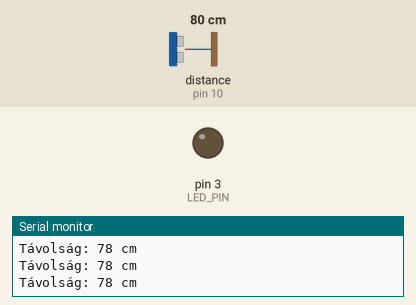
Recording of a sketch running on a simulated Arduino Uno, built with avr-gcc and run on an emulated ATmega328P. Shown: output pins drawn as LEDs (lit = HIGH), the last lines printed to the serial monitor. Wiring (inferred from the names in the program): ultrasonic range finder: trigger pin 9; echo pin 10. The test bench sets the inputs (shaded band); at power-on: distance to the obstacle (sensor on pin 10) 80 cm. The echo pulse lasts 58.3 µs per cm; pins used as bus, display or sensor lines are not drawn.

Above: at 1.3 s.
1.4 s: distance to the obstacle (sensor on pin 10) set to 23 cm
2.9 s: distance to the obstacle (sensor on pin 10) set to 18 cm
At 4.2 s:
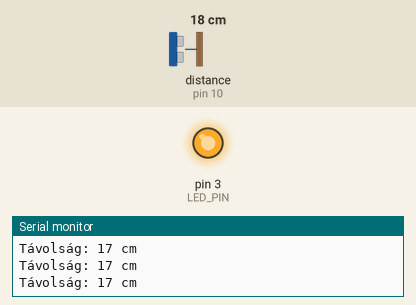
4.5 s: distance to the obstacle (sensor on pin 10) set to 35 cm
At 5.7 s:
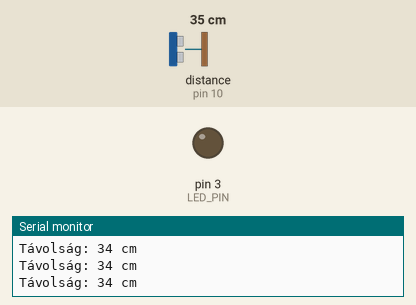
6.0 s: distance to the obstacle (sensor on pin 10) set to 2 cm
At 7.2 s:
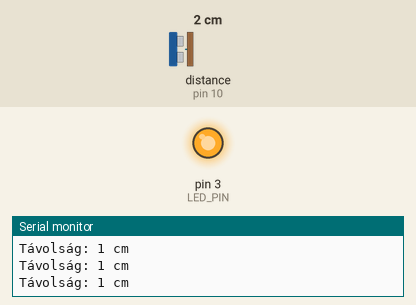
Timing chart, 0 to 8.5 s (numbered marks = the images above; inputs shaded):
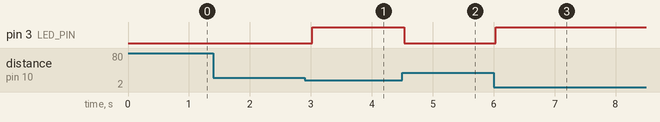

Measured:
- the behaviour switches between 21 and 20 cm on distance to the obstacle (sensor on pin 10) (found by bisection; images 0 and 1)
- after the input at 2.9 s, pin 3 (LED_PIN): LOW → HIGH after 0.12 s
- after the input at 4.5 s, pin 3 (LED_PIN): HIGH → LOW at once
- after the input at 6.0 s, pin 3 (LED_PIN): LOW → HIGH at once

The sketch:

distancesensor_CSG.ino
```cpp
#define TRIG_PIN 9
#define ECHO_PIN 10
#define LED_PIN 3

void setup() {
    pinMode(TRIG_PIN, OUTPUT);
    pinMode(ECHO_PIN, INPUT);
    pinMode(LED_PIN, OUTPUT);
    Serial.begin(9600);
}

void loop() {
    long duration;
    int distance;

    // Ultrahangos impulzus küldése
    digitalWrite(TRIG_PIN, LOW);
    delayMicroseconds(2);
    digitalWrite(TRIG_PIN, HIGH);
    delayMicroseconds(10);
    digitalWrite(TRIG_PIN, LOW);

    // Visszaverődött impulzus mérési ideje
    duration = pulseIn(ECHO_PIN, HIGH);

    // Távolság számítása (hangsebesség: 343 m/s)
    distance = duration * 0.034 / 2;

    Serial.print("Távolság: ");
    Serial.print(distance);
    Serial.println(" cm");

    // Ha a tárgy 20 cm-nél közelebb van, kapcsolja be a LED-et
    if (distance < 20) {
        digitalWrite(LED_PIN, HIGH);
    } else {
        digitalWrite(LED_PIN, LOW);
    }

    delay(500);
}
```
